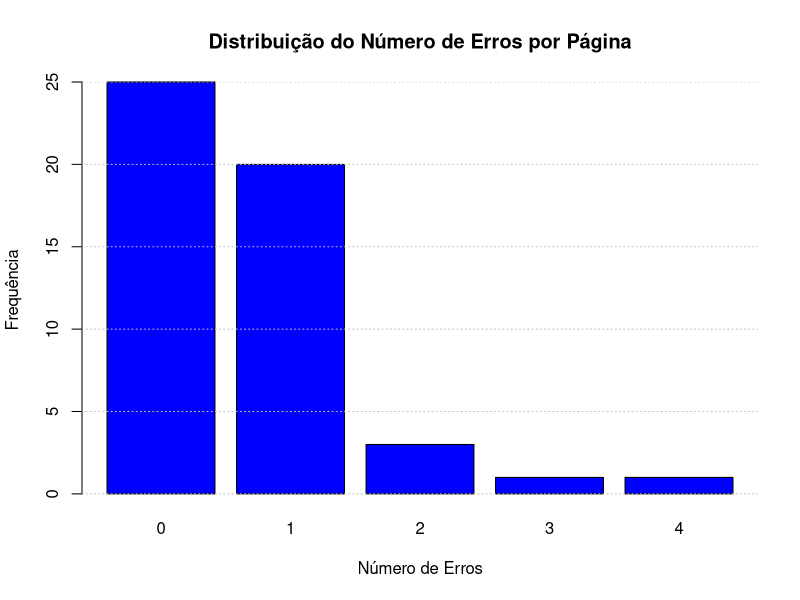

The R source for this figure:
# Criando os dados
erros <- c(0, 1, 2, 3, 4)
frequencia <- c(25, 20, 3, 1, 1)

dev.off()  # Fecha gráficos anteriores
windows(width = 7, height = 5)  # Abre uma nova janela gráfica
barplot(frequencia, names.arg = erros, col = "blue", 
        main = "Distribuição do Número de Erros por Página", 
        xlab = "Número de Erros", ylab = "Frequência", 
        border = "black")


# Adicionando grade no eixo Y
grid(nx = NA, ny = NULL, col = "gray", lty = "dotted")
